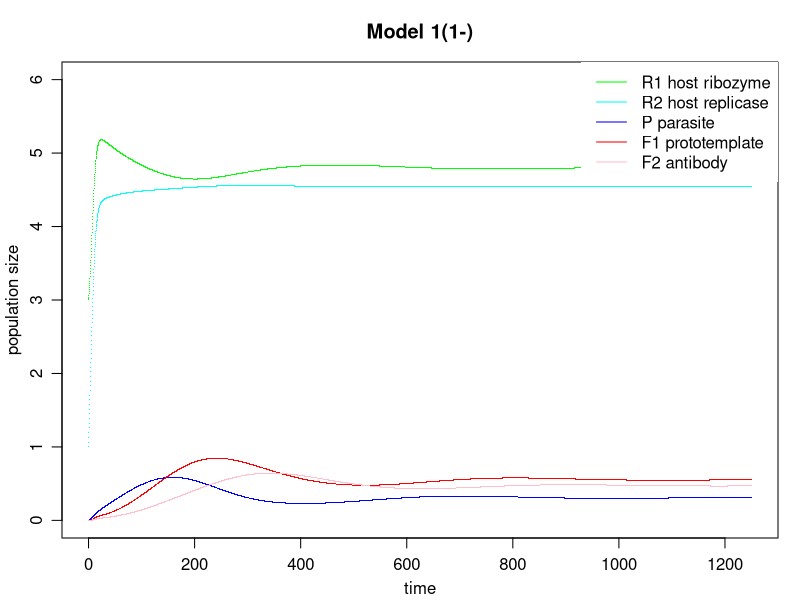

Reproduce this figure in R.
# R code to generate the figures of the manuscript
#
# Birth of immunity in early life: stepwise emergence of resistance and
# immunity to complex molecular parasites via progressively degenerating
# hyperparasites
#
# Copyright (c) 2023, Christian Iseli, Bernard Conrad, Joseph A. Curran and Magnus Pirovino
#

# Model 1(1-): transition from hyperparasitism to antiparasitism: now pure antiparasitism

dt <- 0.25
m <- 5000
a <- 0.05
b <- 0.06
c <- 0.07
d <- 0.00 # protoreplicase F2 loses its ability to reproduce prototemplate R1 upon encounter with P
e <- 0.1
theta_P <- 0.04
theta_F2 <- 0.04
alpha <- 0.005 #  inflow rate of parasite P into habitat
beta <- 0.1 # trigger parameter of replicase R2 producing F1 upon encounter with P
delta_1 <- 0.07
delta_2 <- 0.0005
delta_3 <- 0.00 # protoreplicase F2 loses its ability to parasitize template P upon encounter with P
d_R2 <- 0.01 
d_R1 <- 0.01 
d_P <- 0.01
d_F1 <- 0.01
d_F2 <- 0.01   
q_P <- 2
q_F1 <- 10.0
q_F2 <- 10.0
K <- 10.0

# initial conditions setting:
R2_0 <- 1.0
R1_0 <- 3.0
P_0 <- 0.0
F1_0 <- 0.0
F2_0 <- 0.0

pdf('Fig4B.pdf',paper="a4r",width=0,height=0)
op <- par(mfrow = c(1,1), mgp = c(2,.8,0), mar = 0.1+c(3,3,3,1))

# Construct first row of results

r <- as.data.frame(matrix(
  c(0.0,
    R2_0,
    R1_0,
    P_0,
    F1_0,
    F2_0),
  nrow=1, ncol=6, byrow=TRUE))

colnames(r) <- c("t","R2","R1","P","F1","F2")

# Construct more rows, based on the last one

for (k in 1:m) {
  Pi_uppercase <- (1 - (r$R1[k] + r$R2[k] + r$P[k] / q_P + r$F1[k] / q_F1 + r$F2[k] / q_F2) / K)
  R2 <- r$R2[k] + dt * ((a * r$R1[k] *r$R1[k] - delta_2 * r$R1[k] *r$F1[k]) * Pi_uppercase                                       - d_R2 * r$R2[k])
  R1 <- r$R1[k] + dt * ((b * r$R2[k] *r$R1[k] - delta_1 * r$R2[k] *r$P[k])  * Pi_uppercase                                       - d_R1 * r$R1[k])
  P  <- r$P[k]  + dt * ((c * r$R2[k] *r$P[k]  - delta_3 * r$F2[k] *r$P[k])  * Pi_uppercase + alpha - theta_P  * r$F2[k] * r$P[k] - d_P  * r$P[k])
  F1 <- r$F1[k] + dt * ((d * r$F2[k] *r$P[k]  + beta    * r$R2[k] *r$P[k])  * Pi_uppercase                                       - d_F1 * r$F1[k])
  F2 <- r$F2[k] + dt * ( e * r$R1[k] *r$F1[k]                               * Pi_uppercase         - theta_F2 * r$F2[k] * r$P[k] - d_F2 * r$F2[k])
  t  <- r$t[k] + dt

  # create the full row and add
  y <- cbind(t, R2, R1, P, F1, F2, deparse.level = 0)
  colnames(y) <- c("t","R2","R1","P","F1","F2")
  r <- rbind(r, y)
}

# plot the computed data
plot(r$t,r$R1,col="green", main="Model 1(1-)", xlab="time", ylab="population size", pch=".", ylim=c(0,6))
points(r$t,r$R2,col="cyan", pch=".")
points(r$t,r$P,col="blue", pch=".")
points(r$t,r$F1,col="red", pch=".")
points(r$t,r$F2,col="pink", pch=".")
legend("topright", c("R1 host ribozyme", "R2 host replicase", "P parasite", "F1 prototemplate", "F2 antibody"), lty = 1, col = c("green","cyan","blue","red","pink"), box.lwd = 0)

dev.off()
#
